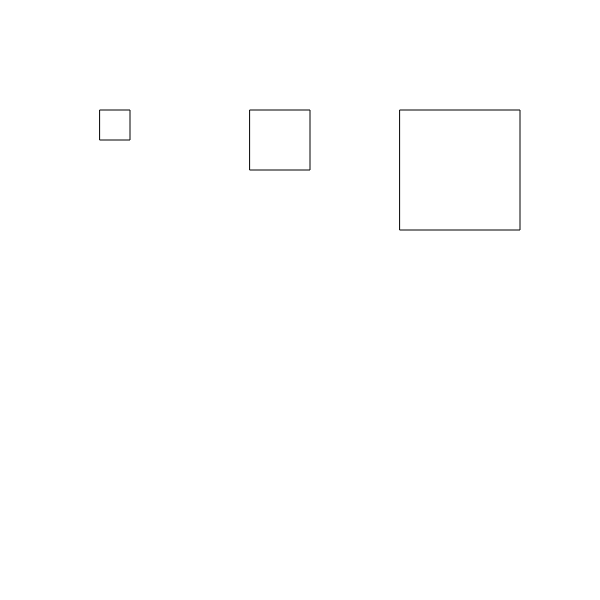
Frame 1 (no input)
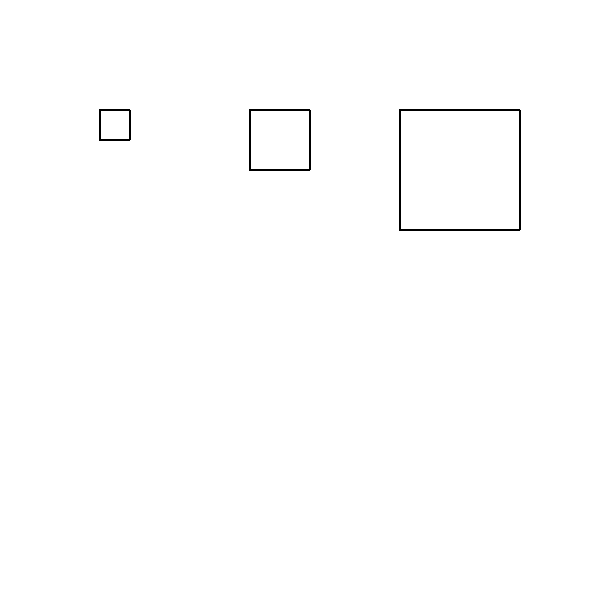
Frame 60 (no input)
Frame 120 (the mouse pressed at the canvas centre since frame 60): identical to frame 60, image omitted

The p5.js sketch that drew these frames (run headless with seeded random() and noise() and a simulated clock; from frame 60 on, the mouse is pressed at the canvas centre):

// p5.js sketch
// ── sketch.js
var x = 100
var d = 150;
var y = 110;
var s = 30

function setup() {
  createCanvas(600, 600);
  background(255);
  noFill();
}

function draw() {
rect(x,y, s, s);
rect(x+d, y, 2*s,2*s);
rect(x+d*2, y, 4*s, 4*s);
}
